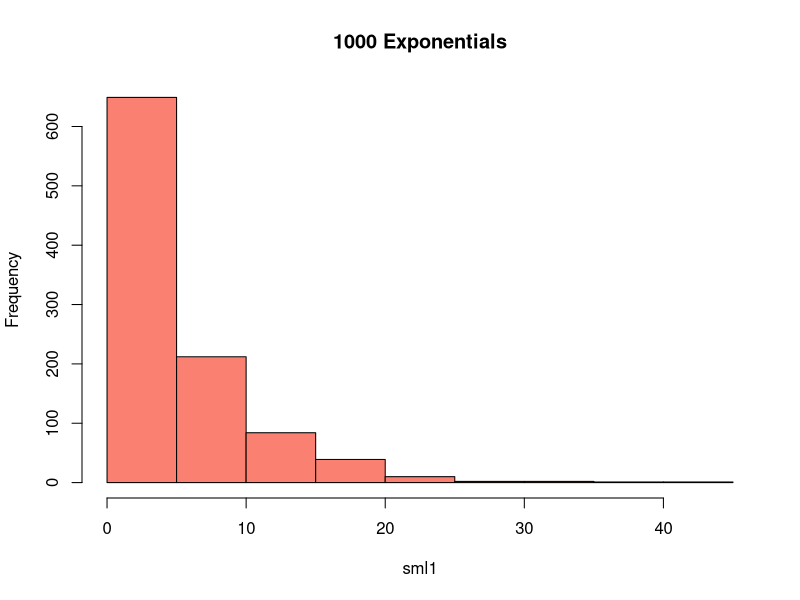
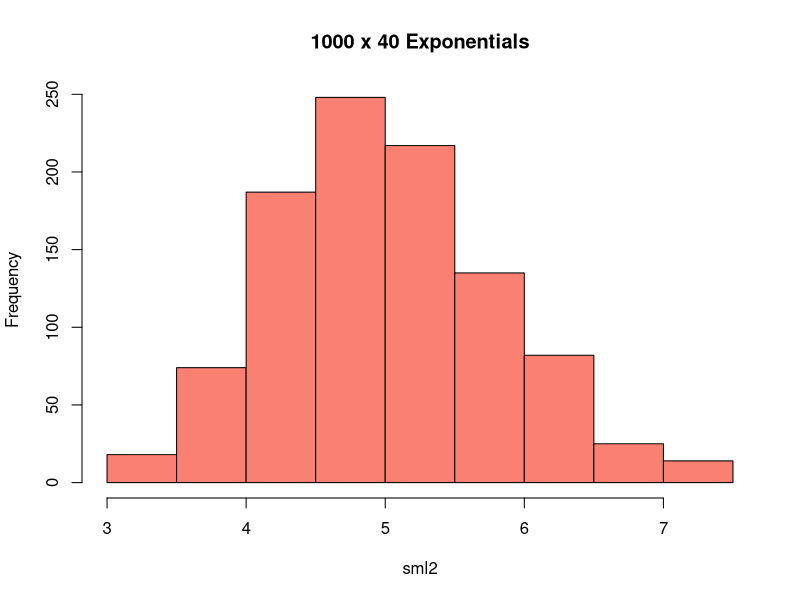
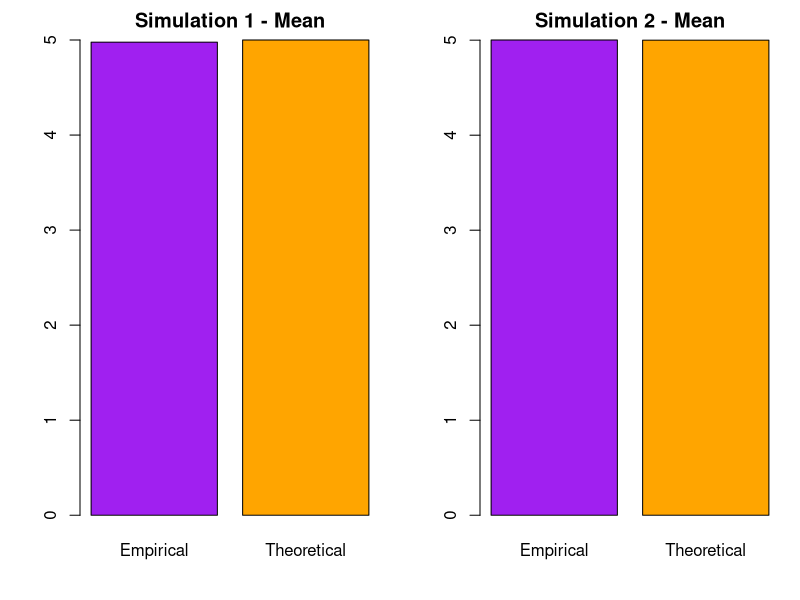
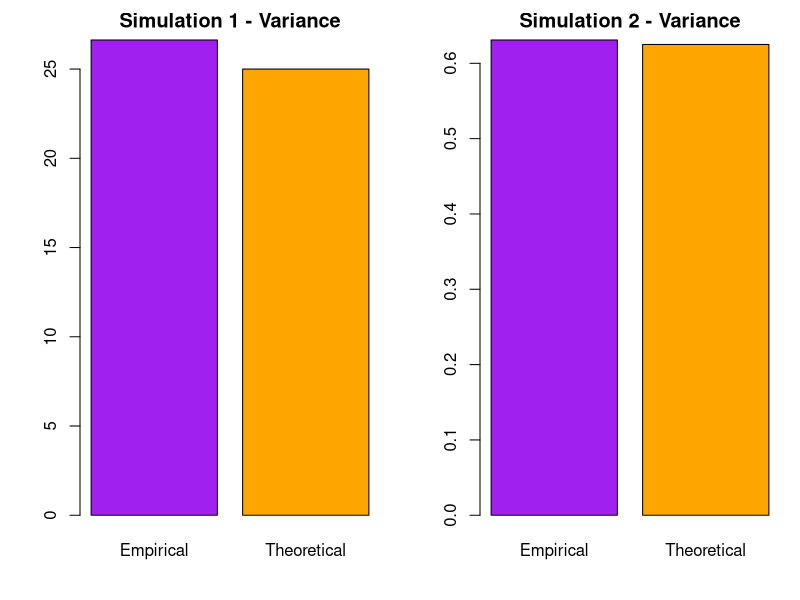
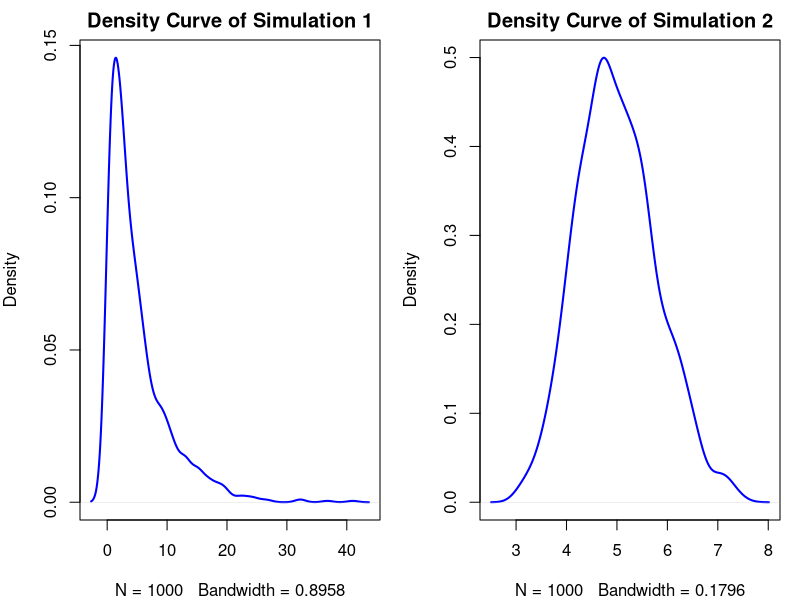

Write R code to recreate these figures, in order.
## ---- chunk 1
knitr::opts_chunk$set(echo = TRUE)
## ---- chunk 2
sml1 = rexp(1000,0.2)
hist(sml1, main = "1000 Exponentials", col = "salmon")
## ---- chunk 3
sml2 = NULL
for (i in 1 : 1000) sml2 = c(sml2, mean(rexp(40,0.2)))
hist(sml2, main = "1000 x 40 Exponentials", col = "salmon")
## ---- chunk 4
par(mfrow = c(1,2), mar = c(4,4,2,1))
barplot(height = c(Empirical = mean(sml1), Theoretical = 5),
        col = c("purple", "orange"), main = "Simulation 1 - Mean")
barplot(height = c(Empirical = mean(sml2), Theoretical = 5),
        col = c("purple", "orange"), main = "Simulation 2 - Mean")
## ---- chunk 5
data.frame(EmpiricalMean = c(mean(sml1), mean(sml2)), TheoreticalMean = c(5,5),
           row.names = c("Simulation 1", "Simulation 2"))
## ---- chunk 6
par(mfrow = c(1,2), mar = c(4,4,2,1))
barplot(height = c(Empirical = var(sml1), Theoretical = 25),
        col = c("purple", "orange"), main = "Simulation 1 - Variance")
barplot(height = c(Empirical = var(sml2), Theoretical = 0.625),
        col = c("purple", "orange"), main = "Simulation 2 - Variance")
## ---- chunk 7
data.frame(EmpiricalVariance = c(var(sml1), var(sml2)), TheoreticalVariance = c(25,0.625),
           row.names = c("Simulation 1", "Simulation 2"))
## ---- chunk 8
par(mfrow = c(1,2), mar = c(4,4,2,1))
plot(density(sml1), col="blue", lwd=2, main = "Density Curve of Simulation 1")
plot(density(sml2), col="blue", lwd=2, main = "Density Curve of Simulation 2")
